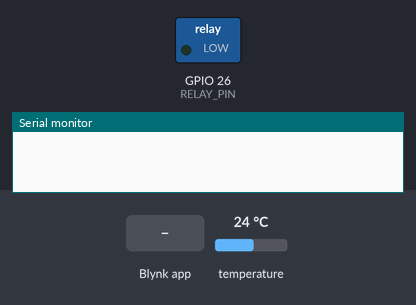
A sketch run on a simulated ESP32. Parts: switched loads named in the sketch (green lamp = pin HIGH), the last lines printed to the serial monitor. The inputs (shaded band) are chosen by the test bench; at power-on: temperature 24 °C. WiFi joins after 1.5 s; servers stay silent unless stated.

Above: at 3.0 s.
3.1 s: Blynk app writes 1 to V2
6.0 s: Blynk app writes 200 to V2
At 8.7 s:
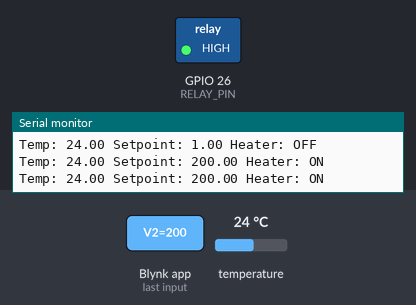
9.0 s: Blynk app writes 0 to V2
At 11.2 s:
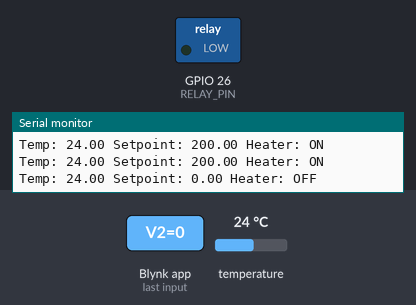
Timing chart, 0 to 12.7 s (numbered marks = the images above; inputs shaded):
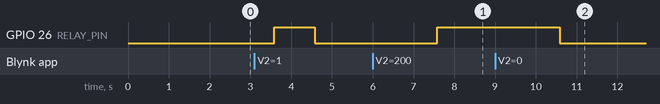

Measured:
- after the input at 6.0 s, GPIO 26 (RELAY_PIN): LOW → HIGH after 1.6 s
- after the input at 9.0 s, GPIO 26 (RELAY_PIN): HIGH → LOW after 1.6 s

The sketch:

blynk_controller.ino
```cpp
#define BLYNK_TEMPLATE_ID "Your_template_id"
#define BLYNK_TEMPLATE_NAME "ESP32 Temperature Controller V2"
#define BLYNK_AUTH_TOKEN "Your_auth_token"

#include <WiFi.h>
#include <BlynkSimpleEsp32.h>

#include <OneWire.h>
#include <DallasTemperature.h>

char ssid[] = "Your_wifi_password";
char pass[] = "Your_password";

#define ONE_WIRE_BUS 15
#define RELAY_PIN 26

OneWire oneWire(ONE_WIRE_BUS);
DallasTemperature sensors(&oneWire);

float setPoint = 45.0;

bool heaterState = false;
bool emergencyStop = false;

BlynkTimer timer;

BLYNK_WRITE(V2)
{
  setPoint = param.asFloat();
}

BLYNK_WRITE(V3)
{
  emergencyStop = param.asInt();

  if(emergencyStop)
  {
    heaterState = false;
    digitalWrite(RELAY_PIN, LOW);
  }
}

void sendTemperature()
{
  sensors.requestTemperatures();

  float tempC = sensors.getTempCByIndex(0);

  if(tempC == -127.0)
  {
    Serial.println("Sensor Error");

    digitalWrite(RELAY_PIN, LOW);

    Blynk.virtualWrite(V1, 0);

    return;
  }

  if(tempC > 70)
  {
    heaterState = false;
  }

   if(!emergencyStop)
  {
    if(tempC < (setPoint - 2))
    {
      heaterState = true;
    }

    if(tempC > setPoint)
    {
      heaterState = false;
    }
  }


  digitalWrite(RELAY_PIN, heaterState ? HIGH : LOW);

  Blynk.virtualWrite(V0, tempC);
  Blynk.virtualWrite(V1, heaterState);

  Serial.print("Temp: ");
  Serial.print(tempC);
  Serial.print(" Setpoint: ");
  Serial.print(setPoint);
  Serial.print(" Heater: ");
  Serial.println(heaterState ? "ON" : "OFF");
}

void setup()
{
  Serial.begin(115200);

  pinMode(RELAY_PIN, OUTPUT);

  digitalWrite(RELAY_PIN, LOW);

  sensors.begin();

  Blynk.begin(BLYNK_AUTH_TOKEN, ssid, pass);

  timer.setInterval(1000L, sendTemperature);
}

void loop()
{
  Blynk.run();
  timer.run();
}
```
